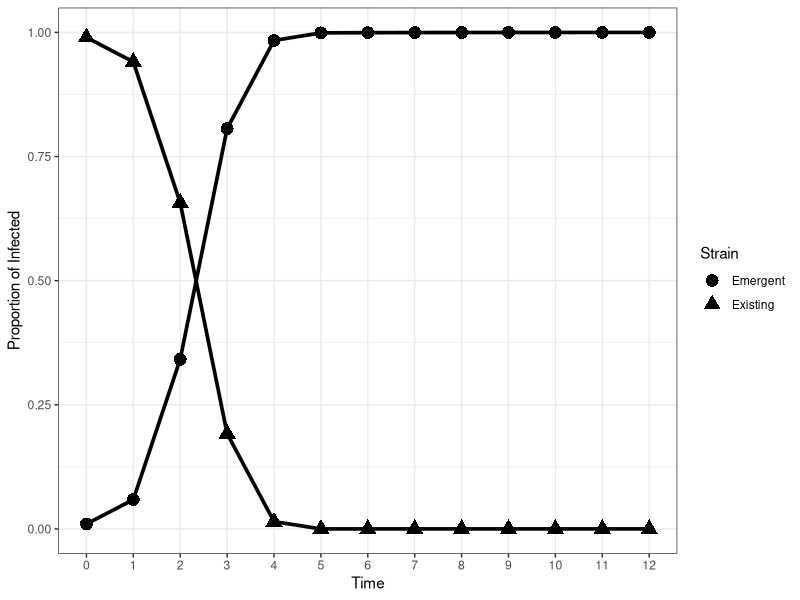
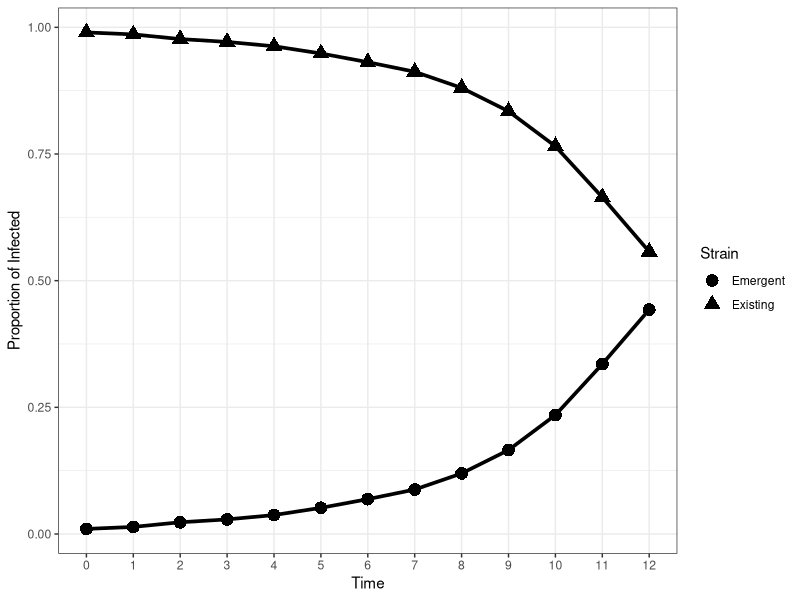
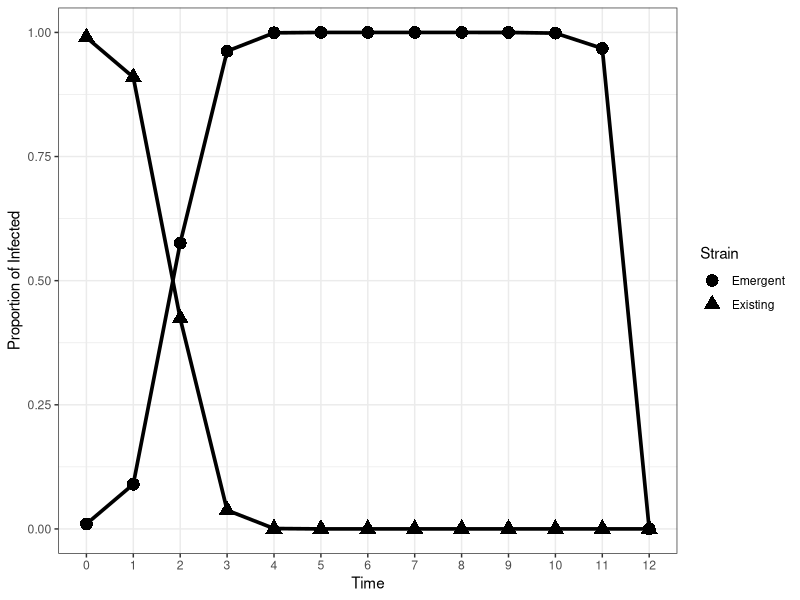
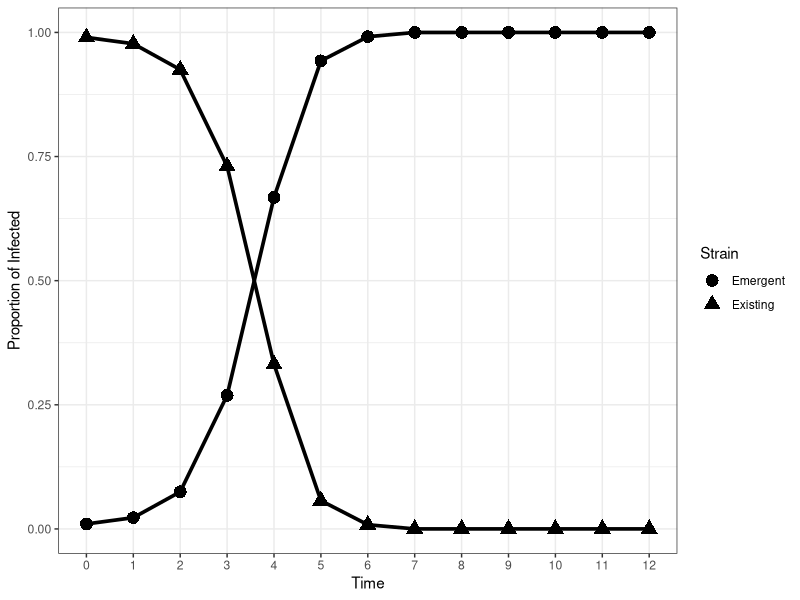

R code for these plots, in order: (Note: this script raises an error after producing the figures.)
library(tidyverse)
library(emmeans)
library(car)
library(gmodels)

mod_sir <- function(ini,
                    N=100000,
                    x,
                    timestart=0,
                    timeend=10, #in weeks
                    dt=1,
                    tol=1e-9){
  sim <- unname(ini)
  
  cases <- matrix(nrow=length(seq(timestart,timeend,by=dt)),
                  ncol=length(ini))
  colnames(cases) <- names(ini)
  cases[1,] <- sim
  
  #probability of transitions from susceptible compartment
  for(t in 2:nrow(cases)){
    p_SI <- (1-exp(-(x$beta*sim[2] + 
                       x$betap*sim[3] + x$nu)))*(x$beta*sim[2])/(x$beta*sim[2] + 
                                                                   x$betap*sim[3] + x$nu)
    p_SIn <- (1-exp(-(x$beta*sim[2] + 
                        x$betap*sim[3] + x$nu)))*(x$betap*sim[3])/(x$beta*sim[2] + 
                                                                     x$betap*sim[3] + x$nu)
    p_SV <-  (1-exp(-(x$beta*sim[2] + 
                        x$betap*sim[3] + x$nu)))*(x$nu)/(x$beta*sim[2] + x$betap*sim[3] + x$nu)
    
    #probability of transitions from first infected compartment
    p_IR <- (1- exp(-(x$gamma+x$mu)))*(x$gamma/(x$gamma+x$mu))
    p_ID <- (1-exp(-(x$gamma+x$mu)))*(x$mu/(x$gamma+x$mu))
    
    #probability of transition from vaccinated compartment
    p_VIn <- 1-exp(-x$betap*sim[3])
    
    #probability of transition from recovered compartment
    p_RIn <- 1-exp(-x$betap*sim[3])
    
    #probability of transitions from second infected compartment
    p_InRn <- (1- exp(-(x$gammap+x$mu)))*(x$gammap/(x$gammap+x$mu))
    p_InD <- (1-exp(-(x$gammap+x$mu)))*(x$mu/(x$gammap+x$mu))
    
    
    #number of transitions
    #susceptible
    
    S_probs <- c(p_SI, p_SIn, p_SV, 1-sum(p_SI, p_SIn, p_SV))
    n_S <- as.numeric(rmultinom(1,round(N*sim[1]),prob=S_probs))
    
    #first strain
    I_probs <- c(p_IR,p_ID, (1-sum(p_IR,p_ID)))
    n_I <- as.numeric(rmultinom(1,round(N*sim[2]),prob=I_probs))
    
    #new strain
    In_probs <- c(p_InRn, p_InD, 1-sum(p_InRn, p_InD))
    n_In <- as.numeric(rmultinom(1,round(N*sim[3]),prob=In_probs))
    
    #vaccinated
    n_V <- rbinom(1,round(N*sim[4]),prob=p_VIn)
    
    #first recovered
    
    n_R <- rbinom(1,round(N*sim[5]),prob = p_RIn)
    
    #update sim
    change <-(1/N) * c(-sum(n_S[1:3]),
                       n_S[1]-sum(n_I),
                       n_S[2]+n_V+n_R - sum(n_In),
                       n_S[3] - n_V,
                       n_I[1] - n_R,
                       n_In[1],
                       n_I[2]+n_In[2])
    
    sim <- (sim + change)
    sim <- sim*(sim > tol)
    cases[t,] <- sim
  }
  cases  |> 
    as.data.frame() |> 
    mutate(time=seq(timestart,timeend,by=1)) |> 
    mutate(infected = i1+i2+0.000001,infprop1=i1/infected,infprop2=i2/infected) -> cases 
  
  return(cases)
}

tdom <- function(ini, x, timestart=0, timeend=10,tol=1e-6){
  trun <- tryCatch({mod_sir(ini=ini,
                            x=x,
                            timestart=timestart,
                            timeend = timeend)},
                   error=function(e){
                     return(data.frame(infprop1=0,infprop2=0))
                   },
                   warning=function(w){
                     return(data.frame(infprop1=0,infprop2=0))
                   }
                   
  )
  
  if(tail(trun$infprop2,1) <=tol & max(trun$infprop2) <=0.5){
    tdominance <- NA #never dominates
  }
  else{
    #initialize the logistic model using logit transformed model estimates
    # coef(lm(logit(infprop2)~time,data=trun)) |> unname()->tcoeffs
    # 
    # phi_2 <- tcoeffs[1]
    # phi_3<- tcoeffs[2]
    
    logisticmodel <- tryCatch({nls(infprop2~SSlogis(time,Asym,xmid,scal),
                                   data=filter(trun,infprop2 > tol),
                                   control=list(maxiter=500))},
                              error=function(e){
                                #rerun with an experimental growth curve
                                rerun <- lm(log(infprop2)~time,
                                            data=trun)
                                
                                return((log(0.5)- coef(rerun)[1])/coef(rerun)[2])
                              },
                              warning=function(w){
                                rerun <- lm(log(infprop2)~time,
                                            data=trun)
                                
                                return((log(0.5)- coef(rerun)[1])/coef(rerun)[2])                         }
                              
    )
    tdominance <- ifelse(is.numeric(logisticmodel),logisticmodel,coef(logisticmodel)[2])
  }  
  tdominance
}


#no dominance

initial_recovered <- 0.01 #approximation
initial_infected <- 0.01 
vaxrate <- 0.75
ini <- c(s=1-vaxrate-initial_infected-initial_recovered,
         i1=0.99*initial_infected,
         i2=0.01*initial_infected,
         v=vaxrate,
         r1=initial_recovered,
         r2=0,
         d=0)

x <- list(beta=1.4, 
          betap=1.25*1.4,
          gamma=0.7, 
          gammap=0.7,
          nu=0.25, 
          mu=0)
mod_sir(ini=ini,
        x=x,
        timestart=0,
        timeend = 12) -> results

results |> select(time, infprop1,infprop2) |> 
  rename(Existing=infprop1, Emergent=infprop2) |> 
  pivot_longer(c(Existing,Emergent),names_to="Strain", values_to="Proportion") |> 
  mutate_at(vars(Strain),factor) |> 
  ggplot(aes(x=as.factor(time),y=Proportion,group=Strain, shape=Strain)) +
  theme_bw() + 
  geom_point(size=4) + 
  geom_line(linewidth=1.25) + 
  labs(x="Time", y="Proportion of Infected") ->fail_plot0

fail_plot0 |> ggsave(filename = "failure_0.png",width=6,height=4,units="in")

tdom(ini=ini,x=x,
     timestart=0,
     timeend = 12)


initial_recovered <- 0.01 #approximation
initial_infected <- 0.01 
vaxrate <- 0
ini <- c(s=1-vaxrate-initial_infected-initial_recovered,
         i1=0.99*initial_infected,
         i2=0.01*initial_infected,
         v=vaxrate,
         r1=initial_recovered,
         r2=0,
         d=0)

x <- list(beta=1.4, 
          betap=1.25*1.4,
          gamma=0.7, 
          gammap=0.7,
          nu=0, 
          mu=0)
mod_sir(ini=ini,
        x=x,
        timestart=0,
        timeend = 12) -> results

results |> select(time, infprop1,infprop2) |> 
  rename(Existing=infprop1, Emergent=infprop2) |> 
  pivot_longer(c(Existing,Emergent),names_to="Strain", values_to="Proportion") |> 
  mutate_at(vars(Strain),factor) |> 
  ggplot(aes(x=as.factor(time),y=Proportion,group=Strain, shape=Strain)) +
  theme_bw() + 
  geom_point(size=4) + 
  geom_line(linewidth=1.25) + 
  labs(x="Time", y="Proportion of Infected") ->fail_plot1

fail_plot1 |> ggsave(filename = "failure_1.png",width=6,height=4,units="in")

tdom(ini=ini,x=x,
     timestart=0,
     timeend = 12)

#second way of failure

initial_recovered <- 0.01 #approximation
initial_infected <- 0.01 
vaxrate <- 0.75#0.3
ini <- c(s=1-vaxrate-initial_infected-initial_recovered,
         i1=0.99*initial_infected,
         i2=0.01*initial_infected,
         v=vaxrate,
         r1=initial_recovered,
         r2=0,
         d=0)

x <- list(beta=2.1, 
          betap=2.*2.1,
          gamma=0.7, 
          gammap=0.7,
          nu=0.3, 
          mu=0)
mod_sir(ini=ini,
        x=x,
        timestart=0,
        timeend = 12) -> results2

results2 |> select(time, infprop1,infprop2) |> 
  rename(Existing=infprop1, Emergent=infprop2) |> 
  pivot_longer(c(Existing,Emergent),names_to="Strain", values_to="Proportion") |> 
  mutate_at(vars(Strain),factor) |> 
  ggplot(aes(x=as.factor(time),y=Proportion,group=Strain, shape=Strain)) +
  theme_bw() + 
  geom_point(size=4) + 
  geom_line(linewidth=1.25) + 
  labs(x="Time", y="Proportion of Infected") ->fail_plot2

fail_plot2 |> ggsave(filename = "failure_2.png",width=6,height=4,units="in")

nls(infprop2~SSlogis(time,Asym,xmid,scal),
    data=filter(results2,infprop2 >1e-9),
    control=list(maxiter=500)) ->coeffs

tdom(ini=ini,x=x,
     timestart=0,
     timeend = 12)


#NORMAL LOGISTIC CURVE


initial_recovered <- 0.01 #approximation
initial_infected <- 0.01 
vaxrate <- 0.3
ini <- c(s=1-vaxrate-initial_infected-initial_recovered,
         i1=0.99*initial_infected,
         i2=0.01*initial_infected,
         v=vaxrate,
         r1=initial_recovered,
         r2=0,
         d=0)

x <- list(beta=1.4, 
          betap=1.5*1.4,
          gamma=0.7, 
          gammap=0.7,
          nu=0.3, 
          mu=0)
mod_sir(ini=ini,
        x=x,
        timestart=0,
        timeend = 12) -> results2

results2 |> select(time, infprop1,infprop2) |> 
  rename(Existing=infprop1, Emergent=infprop2) |> 
  pivot_longer(c(Existing,Emergent),names_to="Strain", values_to="Proportion") |> 
  mutate_at(vars(Strain),factor) |> 
  ggplot(aes(x=as.factor(time),y=Proportion,group=Strain, shape=Strain)) +
  theme_bw() + 
  geom_point(size=4) + 
  geom_line(linewidth=1.25) + 
  labs(x="Time", y="Proportion of Infected") ->okay_plot2

okay_plot2 |> ggsave(filename = "okay.png",width=6,height=4,units="in")


tdom(ini=ini,x=x,
     timestart=0,
     timeend = 12)


#ORIGINAL STRAIN COULD BE gamma =0.7, gammap = 0.7
gamma <- 0.7
gammap <- 0.7
betaset <- c(1.4,1.75,2.1)
betapset <- c(1.25,1.5,1.75,2) #multiple of beta
initial_recovered <- 0.01 #approximation
initial_infected <- 0.01 #loosely based on data
vaxxrateset <- c(0,0.25, 0.5, 0.75) #c(0,0.3)
nuset <- c(0,0.25, 0.5) #c(0, 0.3)
muset <- c(0)
nsims <-10 #100

sim_array <- expand.grid(1:nsims,
                         betaset,
                         betapset,
                         gamma,
                         gammap,
                         vaxxrateset,
                         initial_recovered,
                         initial_infected,
                         nuset,
                         muset) |> as.data.frame()
names(sim_array) <- c("SimNumber",
                      "beta",
                      "betap",
                      "gamma",
                      "gammap",
                      "vaxrate",
                      "ini_recovered",
                      "ini_infected",
                      "nu",
                      "mu")

#experiment function
exp_trun <- function(x1,timestart=0,timeend=12){
  x1 |> unname() |> as.numeric()->x1
  #initial recovered is 1%
  initial_recovered <- x1[7]
  #initial infected based on population
  initial_infected <- x1[8]
  #vaccination rate
  vaxrate <- x1[6]
  
  x <-list(beta=x1[2], 
           betap=x1[3]*x1[2],
           gamma=x1[4], 
           gammap=x1[5],
           nu=x1[9], 
           mu=x1[10]) #no birth and vaccination
  
  ini <- c(s=1-vaxrate-initial_infected-initial_recovered,
           i1=0.99*initial_infected,
           i2=0.01*initial_infected,
           v=vaxrate,
           r1=initial_recovered,
           r2=0,
           d=0)
  tdom(ini=ini,x=x,timestart=timestart,timeend=timeend)-> tdominance
  tdominance
}


#uncomment to simulate results
rm(expresults)
sim_array |> rowwise() |>
  mutate(tdom = exp_trun(c(SimNumber,beta,betap,gamma,gammap,vaxrate,
                           ini_recovered,ini_infected,nu,mu))) |>  ungroup()|>
  mutate_at(vars(beta,betap,gamma,gammap,vaxrate,
                 ini_recovered,ini_infected,nu,mu),factor)-> expresults
expresults |> filter(is.na(tdom))

write.csv(expresults,file="simresults_afterrevision_3X4X4X3.csv")

expresults <- read.csv("simresults_afterrevision_3X4X4X3.csv")

expresults |> 
    mutate_at(vars(beta,betap,gamma,gammap,vaxrate,
                   ini_recovered,ini_infected,nu,mu),factor)-> expresults
  
expresults |>  group_by(beta,betap,gamma,gammap,vaxrate,
                        ini_recovered,ini_infected,nu,mu) |>
  mutate(nondom=ifelse(is.na(tdom),1,0)) |> 
  summarise(mean=mean(tdom,na.rm=T),sd=sd(tdom,na.rm=T),max=max(tdom,na.rm=T),min=min(tdom,na.rm=T),
            prop_nondom=sum(nondom,na.rm=T)/n(),median=quantile(tdom,0.50,na.rm=T)) ->sumstats

sumstats  |> View()

sumstats |> ungroup() |> filter(prop_nondom > 0) |>
  select(beta,betap,nu,vaxrate,prop_nondom) |> View()






mod1 <- lm(tdom~beta*betap*vaxrate*nu,data=expresults,
           contrasts = list(beta=contr.SAS,
                            betap=contr.SAS,
                            nu=contr.SAS,
                            vaxrate=contr.SAS))

#only second order
mod2 <- lm(tdom~beta+betap+vaxrate+nu +
             beta:betap + beta:vaxrate + beta:nu + 
             betap:vaxrate + betap:nu + vaxrate:nu,data=expresults,
                   contrasts = list(beta=contr.SAS,
                                    betap=contr.SAS,
                                    nu=contr.SAS,
                                    vaxrate=contr.SAS))


# mod1 <- lm(tdom~beta*betap*vaxrate*nu*mu,data=expresults,contrasts = list(beta=contr.SAS,
#                                                                betap=contr.SAS,
#                                                                nu=contr.SAS))
plot(mod1)
#full model
mod1 |> aov() |> summary()
#second order interaction only
mod2 |> aov() |> summary()


emmeans(mod1,~nu*beta*betap*vaxrate)
emmeans(mod1,pairwise~nu|beta*betap*vaxrate,adjust="tukey")


emmeans(mod1,~beta*betap*vaxrate*nu) ->mod1means
mod1means |>  as.data.frame() |> rename(initialvaxx=vaxrate) |>
  ggplot(aes(x=betap,y=emmean, group=nu, shape=nu)) + 
  facet_grid(beta~initialvaxx, labeller = label_both) + 
  theme_bw()+
  geom_point(size=3) + geom_line()+ geom_errorbar(aes(ymin=lower.CL,ymax=upper.CL, width=0.3))+
  scale_shape_manual(values=c(15,16,17))+
  ylab("TTD LSMeans") + xlab("ESTR") + labs(shape="Vaccination Rate") ->lsmeansplot
ggsave(lsmeansplot,filename="./3X4X4X3/lsmeans_no1.png", width=12, height=9, units="in")

# emmeans(mod1_dom,~beta*betap*vaxrate/mu)

# emmeans(mod1_dom,pairwise~nu|beta*betap*vaxrate) |>
#   confint()
# 
# emmeans(mod1_dom,pairwise~betap|beta*nu*vaxrate) |>
#   confint(adjust="bonferroni")




#vaccination rate

emmeans(mod1,pairwise~nu|betap*vaxrate*beta) |>
  confint(adjust="bonferroni") ->nusimp

nusimp |> as.data.frame() |> 
  write.csv("./3X4X4X3/nu_simpleeffects.csv")


emmeans(mod1,pairwise~nu|betap*vaxrate*beta)$contrasts |> 
  confint(adjust="bonferroni") |>
  as.data.frame() |> rename(initialvaxx=vaxrate) |> 
  ggplot(aes(x=betap,y=estimate, group=beta, shape=beta)) + 
  theme_bw() + 
  facet_wrap(~initialvaxx, labeller = label_both) + 
  geom_point(size=2) + geom_line()+ geom_errorbar(aes(ymin=lower.CL,ymax=upper.CL, width=0.3))+
  scale_shape_manual(values=c(15,16,17))+
  ylab("TTD Difference") + xlab("ESTR") + labs(shape="Existing Transmission") ->vaxratediff

vaxratediff |> ggsave(filename="./3X4X4X3/vaxrate_diffplot.png",width=6, height=4, units="in")



#initial vaccination

emmeans(mod1,pairwise~vaxrate|nu*betap*beta) |>
  confint(adjust="bonferroni")-> vaxsimp

vaxsimp$contrasts|> as.data.frame() |> 
  write.csv("./3X4X4X3/vaxrate_simpleeffects.csv")

emmeans(mod1,pairwise~vaxrate|nu*betap*beta)$contrasts |> 
  confint(adjust="bonferroni") |>
  as.data.frame() |> 
  ggplot(aes(x=betap,y=estimate, group=beta, shape=beta)) + 
  theme_bw() + 
  facet_wrap(~nu, labeller = label_both) + 
  geom_point(size=2) + geom_line()+ geom_errorbar(aes(ymin=lower.CL,ymax=upper.CL, width=0.3))+
  scale_shape_manual(values=c(15,16,17))+
  ylab("TTD Difference") + xlab("ESTR") + labs(shape="Existing Transmission") ->initialvaxdiff


initialvaxdiff |> ggsave(filename="./3X4X4X3/initialvaxrate_diffplot.png",width=6, height=4, units="in")


emmeans(mod1,pairwise~vaxrate|nu*betap*beta) |>
  confint(adjust="bonferroni") |> as.data.frame() |> 
  summarise(min=min(contrasts.estimate),max=max(contrasts.estimate))

#ESTR

joint_tests(mod1,by=c("nu","vaxrate","beta")) |> write.csv("./3X4X4X3/estr_sliceeffects.csv")

#two-way interaction between beta and beta'
joint_tests(mod1,by=c("nu","vaxrate")) |> write.csv("./3X4X4X3/estr_interaction.csv")

joint_tests(mod1,by=c("beta")) |> write.csv("./3X4X4X3/estr_three-wayinteraction.csv")


emmeans(mod1,pairwise~betap|nu*vaxrate*beta) |>
  confint(adjust="bonferroni") -> estrcontrast

estrcontrast$contrasts |> as.data.frame() |> 
  write.csv("./3X4X4X3/estr_simpleeffects.csv")

estrcontrast$emmeans |> as.data.frame() |> 
  write.csv("./3X4X4X3/estr_lsmeans.csv")


estrcontrast$contrasts |>
  as.data.frame() |> rename(initialvaxx=vaxrate) |> 
  ggplot(aes(x=beta,y=estimate, group=nu, shape=nu,color=nu)) + 
  theme_bw() + 
  facet_wrap(contrast~initialvaxx, labeller = label_both) + 
  geom_point(size=3) + geom_line()+ geom_errorbar(aes(ymin=lower.CL,ymax=upper.CL, width=0.5))+
  scale_shape_manual(values=c(15,16))+
  ylab("TTD Difference") + xlab("Existing Strain Transmission Coefficient") + 
  labs(shape="Vaccination Rate", color="Vaccination Rate") ->estrdiffplot
estrdiffplot |> 
  ggsave(filename="./3X4X4X3/estr_diffplot.png",width=12,height=12,units="in")

estrcontrast$contrasts |>
   as.data.frame() |> 
  filter(vaxrate==0.75 | nu==0.5) |> summarise(min=min(estimate),max=max(estimate))

emmeans(mod1,poly~betap|nu*vaxrate*beta) |> as.data.frame() |> 
  write.csv("./3X4X4X3/estr_quadratic.csv")
